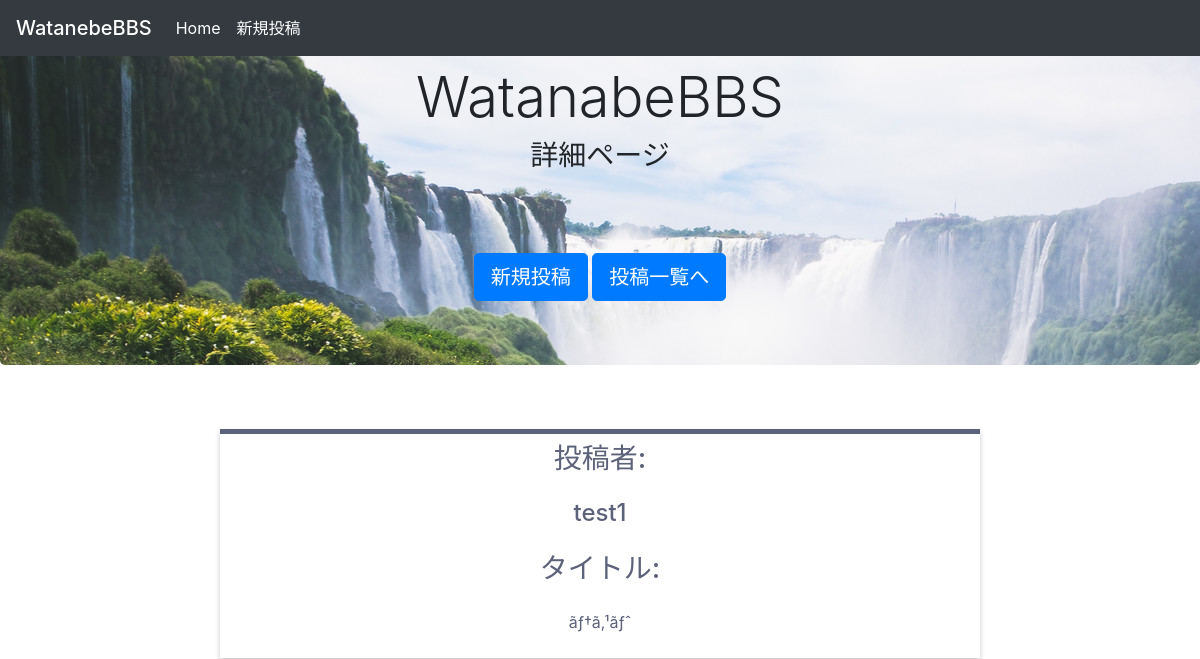
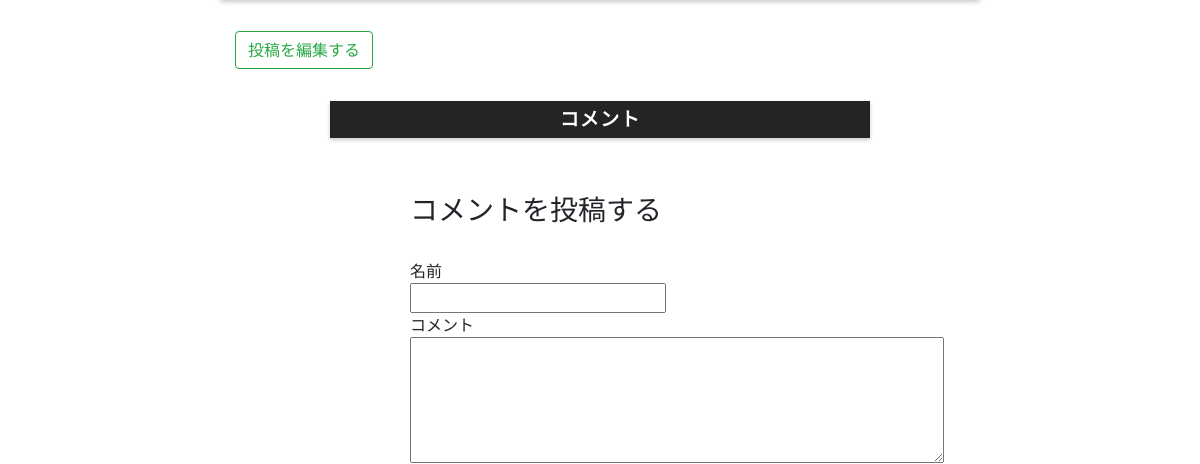
Page /show.php?id=8 (upper part) on the earlier database version (2 pictures, top to bottom).
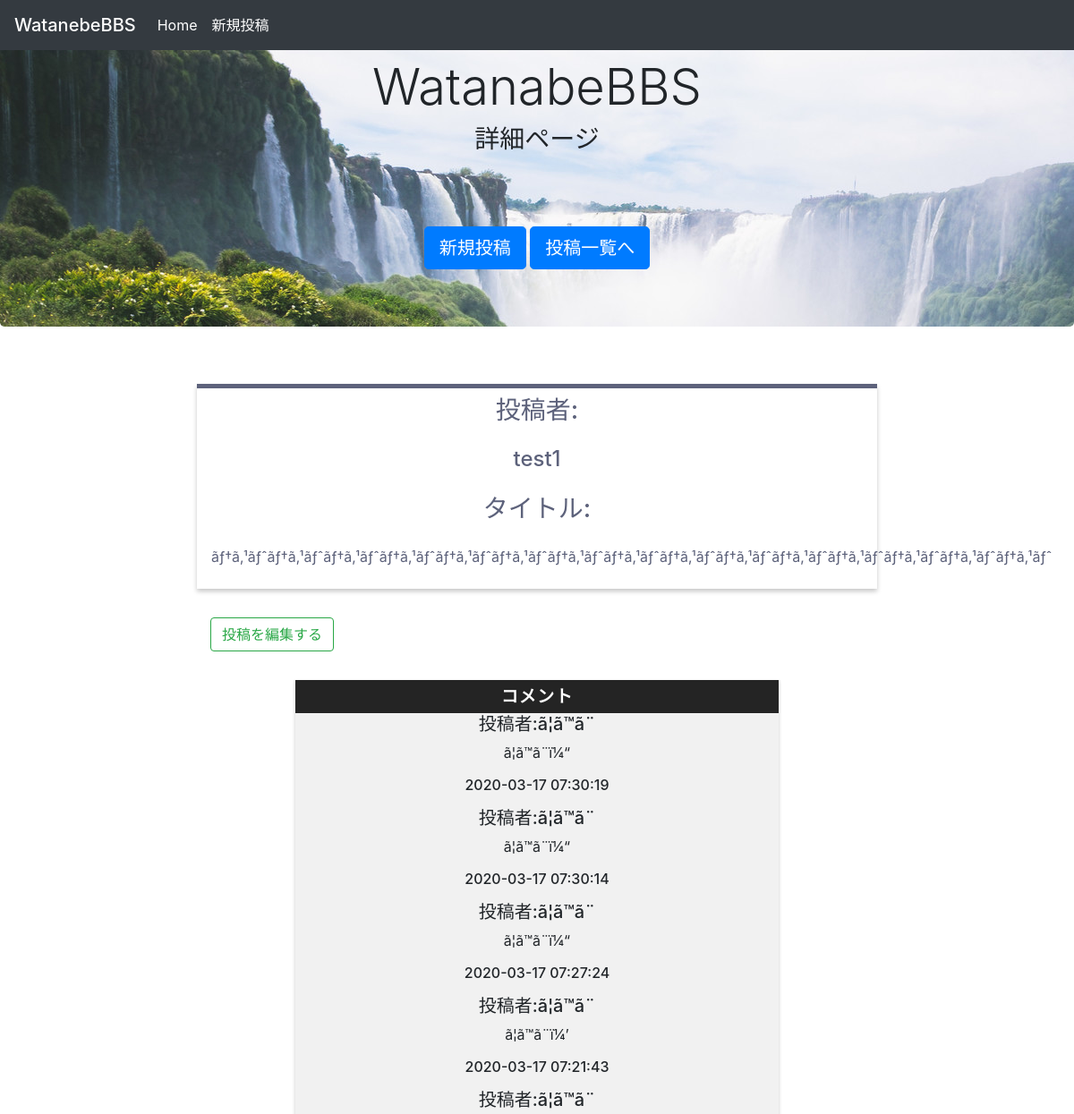
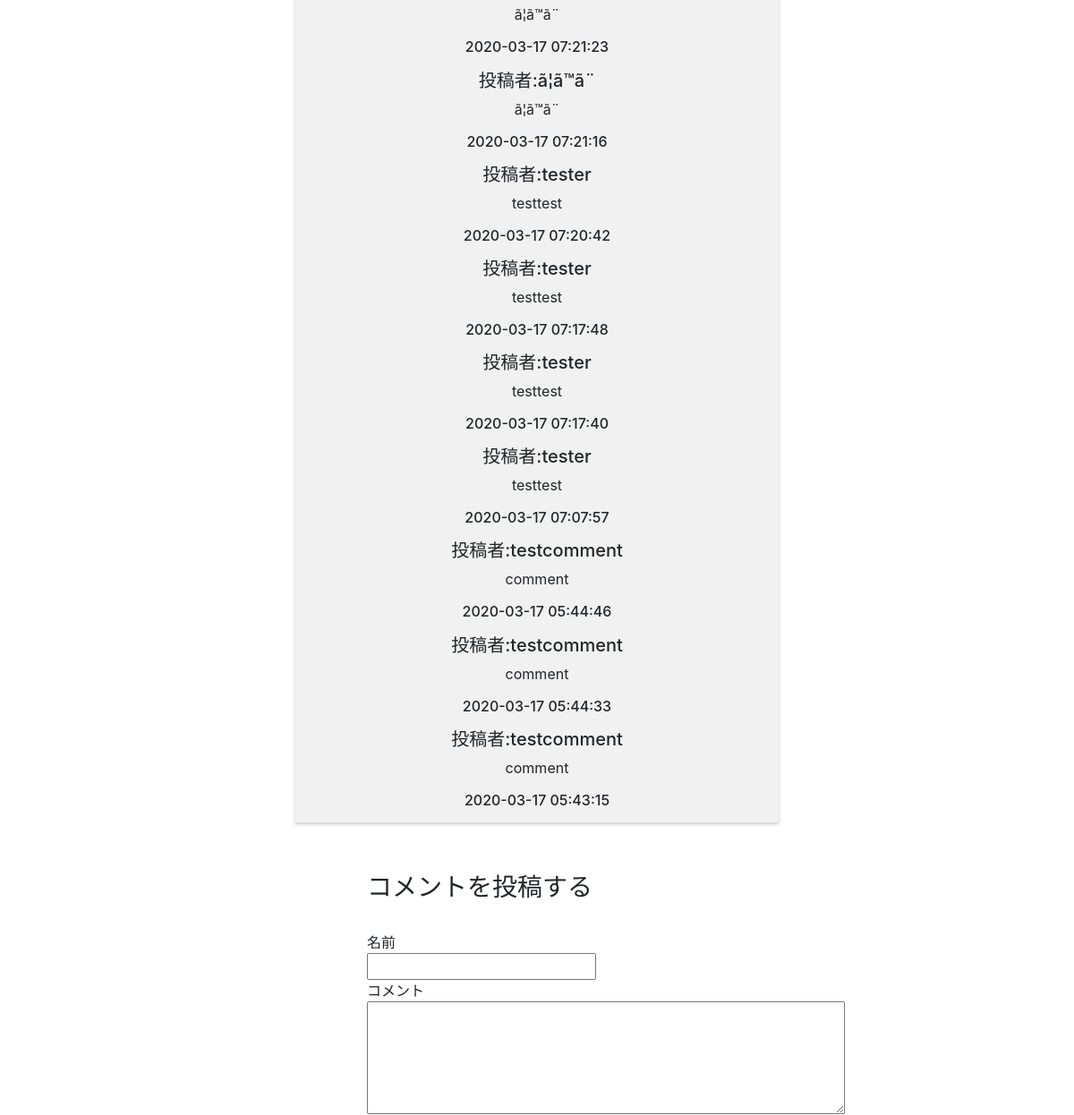
Same page on the later database version (2 pictures, top to bottom).
### tables this page shows
CREATE TABLE `board_table` (
  `id` int(11) NOT NULL,
  `name` varchar(20) NOT NULL,
  `date` timestamp NOT NULL DEFAULT CURRENT_TIMESTAMP ON UPDATE CURRENT_TIMESTAMP,
  `content` text NOT NULL
);

CREATE TABLE `comment_table` (
  `id` int(11) NOT NULL,
  `comment_name` varchar(20) NOT NULL,
  `comment_content` text NOT NULL,
  `comment_date` timestamp NOT NULL DEFAULT CURRENT_TIMESTAMP ON UPDATE CURRENT_TIMESTAMP,
  `content_id` int(11) NOT NULL
);

### show.php (the view, shortened to what this page needs)
<?php
    try {
        require_once(__DIR__ .'/mybbs_db.php');
        function h($s) {
            return htmlspecialchars($s, ENT_QUOTES, "UTF-8");
        }
        $id = $_GET['id'];
        $stmt = $pdo->prepare("SELECT * FROM board_table WHERE id = ?");
        $stmt->execute(array(0 => $id));
        $result = 0;
        $result = $stmt->fetch(PDO::FETCH_ASSOC);
        $stmt2 = $pdo->prepare('SELECT * FROM comment_table WHERE content_id =? ORDER BY comment_date DESC');
        $stmt2->execute(array(0 => $id));
        $stmt2 = $stmt2->fetchAll(PDO::FETCH_ASSOC);
    } catch (Exception $e) {
        echo 'エラーが発生しました。:' . $e->getMessage();
    }
?>
<!DOCTYPE html>
<html lang="ja">
  <head>
    <link href="https://stackpath.bootstrapcdn.com/bootstrap/4.4.1/css/bootstrap.min.css" rel="stylesheet">
    <link rel="stylesheet" href="css/watanabe.css" type="text/css">
    <link href="https://use.fontawesome.com/releases/v5.6.1/css/all.css" rel="stylesheet">
  </head>
<body>
    <div class="contact-form">
        <div class="text-center">
            <div class="jumbotron">
                <h1 class="display-4">WatanabeBBS</h1>
                <h3>詳細ページ</h3><br><br><br>
                <a class="btn btn-primary btn-lg" href="new.php" role="button">新規投稿</a>
                <a class="btn btn-primary btn-lg" href="index.php" role="button">投稿一覧へ</a>
            </div>
        </div>
    </div>
    <div class="container">
    <div class="text-center row justify-content-center">
    <div class="box-black col-sm-8" >
        <h3>投稿者:</h3><h4><?php if (!empty($result['name'])) echo h($result['name'])?></h4>
        <h3>タイトル:</h3><h4><?php if (!empty($result['title'])) echo h($result['title'])?></h4>
        <p><?php if (!empty($result['content'])) echo h($result['content'])?><br></p>
    </div>
    </div>
        <div class= "row">
            <div class="col-sm-6 offset-2">
                <a class="btn btn-outline-success" href="edit.php?id=<?= $result['id'] ?>">投稿を編集する</a><br>
            </div>
        </div>
            <div class="row">
            <div class="col-sm-6 offset-3">
            <div class="box-comment text-center">
                <div class="box-title">コメント</div>
                    <?php foreach ($stmt2 as $comment): ?>
                        <h5>投稿者:<?php if(!empty($comment['comment_name'])) echo h($comment['comment_name']) ?></h5>
                        <?php if(!empty($comment['comment_content'])) echo h($comment['comment_content']) ?><br>
                        <h6><?php if(!empty($comment['comment_date'])) echo h($comment['comment_date']) ?></h6>
                    <?php endforeach ?>
                </div>
            </div>
            </div>
            </div>
        <br>
        <form method="post" name="cf" onSubmit="return check()">
            <div class="form-group row justify-content-center">
                <div class="col-4">
                    <h3>コメントを投稿する</h3><br>
                    <lavel>名前</lavel><br>
                        <input type="text" name="comment_name" value=""><br>
                    <lavel>コメント</lavel><br>
                        <textarea name="comment" rows="5" cols="50" wrap="soft"></textarea><br>
                </div>
            </div>
        </form>
</body>
</html>

Differences in the rows shown:
changed board_table "test1": content "ãƒ†ã‚¹ãƒˆ" → "ãƒ†ã‚¹ãƒˆãƒ†ã‚¹ãƒˆãƒ†ã‚¹ãƒˆãƒ†ã‚¹ãƒˆãƒ†ã‚¹ãƒˆãƒ†ã‚¹ãƒˆãƒ†ã‚¹ãƒˆãƒ†ã‚¹ãƒˆãƒ†ã‚¹ãƒˆãƒ†ã‚¹ãƒˆãƒ†ã‚¹ãƒˆãƒ†ã‚¹ãƒˆãƒ†ã‚¹ãƒˆãƒ†ã‚¹ãƒˆãƒ†ã‚¹ãƒˆ"
added comment_table: comment_name "ã¦ã™ã¨", comment_content "ã¦ã™ã¨ï¼“", comment_date "2020-03-17 07:30:19"
added comment_table: comment_name "ã¦ã™ã¨", comment_content "ã¦ã™ã¨ï¼“", comment_date "2020-03-17 07:30:14"
added comment_table: comment_name "ã¦ã™ã¨", comment_content "ã¦ã™ã¨ï¼“", comment_date "2020-03-17 07:27:24"
added comment_table: comment_name "ã¦ã™ã¨", comment_content "ã¦ã™ã¨ï¼’", comment_date "2020-03-17 07:21:43"
added comment_table: comment_name "ã¦ã™ã¨", comment_content "ã¦ã™ã¨", comment_date "2020-03-17 07:21:23"
added comment_table: comment_name "ã¦ã™ã¨", comment_content "ã¦ã™ã¨", comment_date "2020-03-17 07:21:16"
added comment_table: comment_name "tester", comment_content "testtest", comment_date "2020-03-17 07:20:42"
added comment_table: comment_name "tester", comment_content "testtest", comment_date "2020-03-17 07:17:48"
added comment_table: comment_name "tester", comment_content "testtest", comment_date "2020-03-17 07:17:40"
added comment_table: comment_name "tester", comment_content "testtest", comment_date "2020-03-17 07:07:57"
added comment_table: comment_name "testcomment", comment_content "comment", comment_date "2020-03-17 05:44:46"
added comment_table: comment_name "testcomment", comment_content "comment", comment_date "2020-03-17 05:44:33"
added comment_table: comment_name "testcomment", comment_content "comment", comment_date "2020-03-17 05:43:15"
